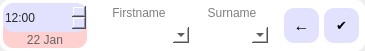
<?xml version="1.0" encoding="UTF-8"?>
<ui version="4.0">
 <class>MainWindow</class>
 <widget class="QMainWindow" name="MainWindow">
  <property name="geometry">
   <rect>
    <x>0</x>
    <y>0</y>
    <width>365</width>
    <height>51</height>
   </rect>
  </property>
  <property name="windowTitle">
   <string>MainWindow</string>
  </property>
  <property name="styleSheet">
   <string notr="true">background-color:none;background:none;</string>
  </property>
  <widget class="QWidget" name="centralwidget">
   <property name="styleSheet">
    <string notr="true">background-color:none;background:none;</string>
   </property>
   <widget class="QGroupBox" name="groupBox_3">
    <property name="geometry">
     <rect>
      <x>0</x>
      <y>0</y>
      <width>365</width>
      <height>51</height>
     </rect>
    </property>
    <property name="styleSheet">
     <string notr="true">border-radius: 10px;
background-color: white;</string>
    </property>
    <property name="title">
     <string/>
    </property>
    <widget class="QPushButton" name="pushButton">
     <property name="geometry">
      <rect>
       <x>244</x>
       <y>8</y>
       <width>35</width>
       <height>35</height>
      </rect>
     </property>
     <property name="toolTip">
      <string>Cancel</string>
     </property>
     <property name="statusTip">
      <string>Cancel</string>
     </property>
     <property name="styleSheet">
      <string notr="true">background: none;
background-color: rgb(226, 226, 255);
border-radius: 10px;
</string>
     </property>
     <property name="text">
      <string>✖️</string>
     </property>
    </widget>
    <widget class="QPushButton" name="pushButton_2">
     <property name="geometry">
      <rect>
       <x>284</x>
       <y>8</y>
       <width>35</width>
       <height>35</height>
      </rect>
     </property>
     <property name="toolTip">
      <string>Edit</string>
     </property>
     <property name="styleSheet">
      <string notr="true">background: none;
background-color: rgb(226, 226, 255);
border-radius: 10px;
</string>
     </property>
     <property name="text">
      <string>🖊</string>
     </property>
    </widget>
    <widget class="QPushButton" name="pushButton_3">
     <property name="geometry">
      <rect>
       <x>324</x>
       <y>8</y>
       <width>35</width>
       <height>35</height>
      </rect>
     </property>
     <property name="font">
      <font>
       <pointsize>18</pointsize>
      </font>
     </property>
     <property name="toolTip">
      <string>Archive</string>
     </property>
     <property name="styleSheet">
      <string notr="true">background: none;
background-color: rgb(226, 226, 255);
border-radius: 10px;
</string>
     </property>
     <property name="text">
      <string>→</string>
     </property>
    </widget>
    <widget class="QLabel" name="label">
     <property name="geometry">
      <rect>
       <x>3</x>
       <y>3</y>
       <width>84</width>
       <height>29</height>
      </rect>
     </property>
     <property name="font">
      <font>
       <pointsize>14</pointsize>
       <italic>false</italic>
       <bold>true</bold>
      </font>
     </property>
     <property name="styleSheet">
      <string notr="true">font: 650 14pt &quot;Segoe UI&quot;;
color: rgb(40, 40, 40);
border-radius: 10px;
background-color: rgb(226, 226, 255);</string>
     </property>
     <property name="text">
      <string>18:30</string>
     </property>
     <property name="alignment">
      <set>Qt::AlignCenter</set>
     </property>
    </widget>
    <widget class="QLabel" name="label_2">
     <property name="geometry">
      <rect>
       <x>3</x>
       <y>33</y>
       <width>84</width>
       <height>14</height>
      </rect>
     </property>
     <property name="font">
      <font>
       <pointsize>9</pointsize>
       <italic>false</italic>
       <bold>false</bold>
      </font>
     </property>
     <property name="styleSheet">
      <string notr="true">background: none;
background-color: none;
color: rgb(100, 100, 100);
font: 9pt &quot;Arial&quot;;</string>
     </property>
     <property name="text">
      <string>22 Jan</string>
     </property>
     <property name="alignment">
      <set>Qt::AlignCenter</set>
     </property>
    </widget>
    <widget class="QLabel" name="label_3">
     <property name="geometry">
      <rect>
       <x>3</x>
       <y>19</y>
       <width>84</width>
       <height>29</height>
      </rect>
     </property>
     <property name="styleSheet">
      <string notr="true">font: 700 14pt &quot;Segoe UI&quot;;
color: rgb(35, 35, 35);
border-radius: 10px;
background-color: rgba(255, 57, 57, 60);</string>
     </property>
     <property name="text">
      <string/>
     </property>
     <property name="alignment">
      <set>Qt::AlignCenter</set>
     </property>
    </widget>
    <widget class="QLabel" name="label_4">
     <property name="geometry">
      <rect>
       <x>90</x>
       <y>4</y>
       <width>151</width>
       <height>18</height>
      </rect>
     </property>
     <property name="styleSheet">
      <string notr="true">font: 550 12pt &quot;Gadugi&quot;;</string>
     </property>
     <property name="text">
      <string>Firstname Surname</string>
     </property>
     <property name="alignment">
      <set>Qt::AlignCenter</set>
     </property>
    </widget>
    <widget class="QLabel" name="label_5">
     <property name="geometry">
      <rect>
       <x>92</x>
       <y>27</y>
       <width>91</width>
       <height>16</height>
      </rect>
     </property>
     <property name="font">
      <font>
       <pointsize>10</pointsize>
       <italic>false</italic>
       <bold>true</bold>
      </font>
     </property>
     <property name="styleSheet">
      <string notr="true">font: 600 10pt &quot;Gadugi&quot;;
background: none;</string>
     </property>
     <property name="text">
      <string>Master's name</string>
     </property>
     <property name="alignment">
      <set>Qt::AlignCenter</set>
     </property>
    </widget>
    <widget class="QLabel" name="label_6">
     <property name="geometry">
      <rect>
       <x>178</x>
       <y>27</y>
       <width>73</width>
       <height>16</height>
      </rect>
     </property>
     <property name="font">
      <font>
       <pointsize>10</pointsize>
       <italic>false</italic>
       <bold>true</bold>
      </font>
     </property>
     <property name="styleSheet">
      <string notr="true">font: 600 10pt &quot;Gadugi&quot;;
background: none;</string>
     </property>
     <property name="text">
      <string>Service</string>
     </property>
     <property name="alignment">
      <set>Qt::AlignCenter</set>
     </property>
    </widget>
    <widget class="QLabel" name="label_7">
     <property name="geometry">
      <rect>
       <x>395</x>
       <y>0</y>
       <width>49</width>
       <height>16</height>
      </rect>
     </property>
     <property name="text">
      <string/>
     </property>
    </widget>
    <widget class="QGroupBox" name="groupBox">
     <property name="geometry">
      <rect>
       <x>0</x>
       <y>0</y>
       <width>365</width>
       <height>51</height>
      </rect>
     </property>
     <property name="styleSheet">
      <string notr="true">background: white;</string>
     </property>
     <property name="title">
      <string/>
     </property>
     <widget class="QComboBox" name="comboBox">
      <property name="geometry">
       <rect>
        <x>98</x>
        <y>27</y>
        <width>91</width>
        <height>16</height>
       </rect>
      </property>
      <property name="currentIndex">
       <number>-1</number>
      </property>
      <property name="placeholderText">
       <string>Master</string>
      </property>
     </widget>
     <widget class="QLineEdit" name="lineEdit">
      <property name="geometry">
       <rect>
        <x>94</x>
        <y>4</y>
        <width>90</width>
        <height>18</height>
       </rect>
      </property>
      <property name="alignment">
       <set>Qt::AlignCenter</set>
      </property>
      <property name="placeholderText">
       <string>Firstname</string>
      </property>
     </widget>
     <widget class="QComboBox" name="comboBox_2">
      <property name="geometry">
       <rect>
        <x>195</x>
        <y>27</y>
        <width>73</width>
        <height>16</height>
       </rect>
      </property>
      <property name="placeholderText">
       <string>Service</string>
      </property>
     </widget>
     <widget class="QTimeEdit" name="timeEdit">
      <property name="geometry">
       <rect>
        <x>3</x>
        <y>3</y>
        <width>84</width>
        <height>29</height>
       </rect>
      </property>
      <property name="styleSheet">
       <string notr="true">font: 650 14pt &quot;Segoe UI&quot;;
color: rgb(40, 40, 40);
border-radius: 10px;
background-color: rgb(226, 226, 255);</string>
      </property>
      <property name="displayFormat">
       <string>HH:mm</string>
      </property>
      <property name="time">
       <time>
        <hour>12</hour>
        <minute>0</minute>
        <second>0</second>
       </time>
      </property>
     </widget>
     <widget class="QPushButton" name="pushButton_4">
      <property name="geometry">
       <rect>
        <x>324</x>
        <y>8</y>
        <width>35</width>
        <height>35</height>
       </rect>
      </property>
      <property name="font">
       <font>
        <pointsize>10</pointsize>
       </font>
      </property>
      <property name="toolTip">
       <string>Save</string>
      </property>
      <property name="styleSheet">
       <string notr="true">background: none;
background-color: rgb(226, 226, 255);
border-radius: 10px;
</string>
      </property>
      <property name="text">
       <string>✔️</string>
      </property>
     </widget>
     <widget class="QPushButton" name="pushButton_5">
      <property name="geometry">
       <rect>
        <x>284</x>
        <y>8</y>
        <width>35</width>
        <height>35</height>
       </rect>
      </property>
      <property name="font">
       <font>
        <pointsize>12</pointsize>
        <bold>true</bold>
       </font>
      </property>
      <property name="toolTip">
       <string>Back</string>
      </property>
      <property name="styleSheet">
       <string notr="true">background: none;
background-color: rgb(226, 226, 255);
border-radius: 10px;
</string>
      </property>
      <property name="text">
       <string>←</string>
      </property>
     </widget>
     <widget class="QLabel" name="label_8">
      <property name="geometry">
       <rect>
        <x>3</x>
        <y>19</y>
        <width>84</width>
        <height>29</height>
       </rect>
      </property>
      <property name="styleSheet">
       <string notr="true">font: 700 14pt &quot;Segoe UI&quot;;
color: rgb(35, 35, 35);
border-radius: 10px;
background-color: rgba(255, 57, 57, 60);</string>
      </property>
      <property name="text">
       <string/>
      </property>
      <property name="alignment">
       <set>Qt::AlignCenter</set>
      </property>
     </widget>
     <widget class="QLabel" name="label_9">
      <property name="geometry">
       <rect>
        <x>3</x>
        <y>33</y>
        <width>84</width>
        <height>14</height>
       </rect>
      </property>
      <property name="font">
       <font>
        <pointsize>9</pointsize>
        <italic>false</italic>
        <bold>false</bold>
       </font>
      </property>
      <property name="styleSheet">
       <string notr="true">background: none;
background-color: none;
color: rgb(100, 100, 100);
font: 9pt &quot;Arial&quot;;</string>
      </property>
      <property name="text">
       <string>22 Jan</string>
      </property>
      <property name="alignment">
       <set>Qt::AlignCenter</set>
      </property>
     </widget>
     <widget class="QLineEdit" name="lineEdit_2">
      <property name="geometry">
       <rect>
        <x>187</x>
        <y>4</y>
        <width>90</width>
        <height>18</height>
       </rect>
      </property>
      <property name="alignment">
       <set>Qt::AlignCenter</set>
      </property>
      <property name="placeholderText">
       <string>Surname</string>
      </property>
     </widget>
     <zorder>label_8</zorder>
     <zorder>comboBox</zorder>
     <zorder>lineEdit</zorder>
     <zorder>comboBox_2</zorder>
     <zorder>timeEdit</zorder>
     <zorder>pushButton_4</zorder>
     <zorder>pushButton_5</zorder>
     <zorder>label_9</zorder>
     <zorder>lineEdit_2</zorder>
    </widget>
    <zorder>label_3</zorder>
    <zorder>pushButton</zorder>
    <zorder>pushButton_2</zorder>
    <zorder>pushButton_3</zorder>
    <zorder>label</zorder>
    <zorder>label_2</zorder>
    <zorder>label_4</zorder>
    <zorder>label_5</zorder>
    <zorder>label_6</zorder>
    <zorder>label_7</zorder>
    <zorder>groupBox</zorder>
   </widget>
  </widget>
 </widget>
 <resources/>
 <connections/>
</ui>
